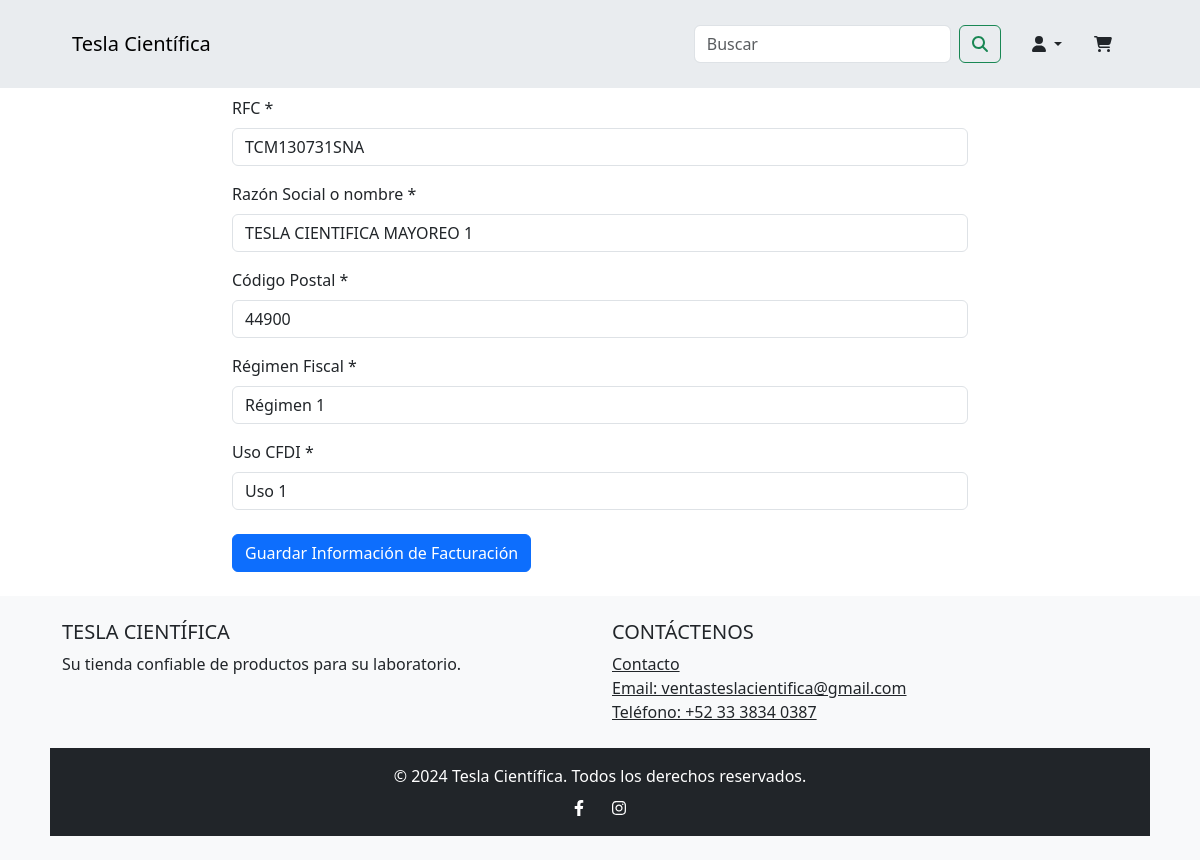
/edit_billing/1?next=/billing-info (signed in), run on the app's committed database.
### app/models.py (models this page shows, shortened)
class Billing(db.Model):
    id = db.Column(db.Integer, primary_key=True)
    client_id = db.Column(db.Integer, db.ForeignKey("client.id"), nullable=False)
    rfc = db.Column(db.String(13), nullable=False)
    razon_social = db.Column(db.String(100), nullable=False)
    regimen_fiscal = db.Column(db.String(100), nullable=False)
    uso_cfdi = db.Column(db.String(100), nullable=False)
    cp = db.Column(db.String(5), nullable=False)
    is_deleted = db.Column(db.Boolean, default=False, server_default="0")

### app/routes.py (the view, shortened to what this page needs)
@main.route("/edit_billing/<int:id>", methods=["GET", "POST"])
def edit_billing(id):
    if not current_user.is_authenticated:
        return redirect(url_for("main.index"))
    address = Billing.query.get_or_404(id)
    if address.client_id != current_user.id:
        return redirect(url_for("main.index"))
    form = BillingForm(obj=address)
    return render_template("edit_billing.html", form=form)

### app/forms.py
class BillingForm(FlaskForm):
    rfc = StringField("RFC *", validators=[DataRequired(), Length(max=13)], default="")
    razon_social = StringField(
        "Razón Social o nombre *", validators=[DataRequired(), Length(max=100)], default=""
    )
    cp = StringField(
        "Código Postal *", validators=[DataRequired(), Length(min=5, max=5)], default="", render_kw={"pattern": "^\\d{5}$", "title": "Verifica el código postal"}
    )
    regimen_fiscal = SelectField(
        "Régimen Fiscal *",
        validators=[DataRequired()],
        choices=[("R1", "Régimen 1"), ("R2", "Régimen 2")],
        default="",
    )
    uso_cfdi = SelectField(
        "Uso CFDI *",
        validators=[DataRequired()],
        choices=[("U1", "Uso 1"), ("U2", "Uso 2")],
        default="",
    )
    submit = SubmitField("Guardar Información de Facturación")

### app/models.py (called while the page is built)
@login_manager.user_loader
def load_user(user_id):
    return Client.query.get(int(user_id))

### app/templates/edit_billing.html (shortened to what this page needs)
{% include "header.html" %} {% block content %}
<main class="mb-4">
  <div class="container">
    <div class="row">
      <div class="col-lg-8 col-md-10 mx-auto">
        <form method="POST">
          <div class="form-group">
            {{ form.rfc.label(class="form-label") }} {{
            form.rfc(class="form-control", id="rfc") }}
          </div>
          <div class="form-group mt-3">
            {{ form.razon_social.label(class="form-label") }} {{
            form.razon_social(class="form-control", id="razon_social") }}
          </div>
          <div class="form-group mt-3">
            {{ form.cp.label(class="form-label") }} {{
            form.cp(class="form-control", id="cp") }}
          </div>
          <div class="form-group mt-3">
            {{ form.regimen_fiscal.label(class="form-label") }} {{
            form.regimen_fiscal(class="form-control", id="regimen_fiscal") }}
          </div>
          <div class="form-group mt-3">
            {{ form.uso_cfdi.label(class="form-label") }} {{
            form.uso_cfdi(class="form-control", id="uso_cfdi") }}
          </div>
          <div class="form-group mt-4">
            {{ form.submit(class="btn btn-primary", type="submit") }}
          </div>
        </form>
      </div>
    </div>
  </div>
</main>
{% endblock %} {% include "footer.html" %}

### app/static/css/styles.css (style rules this page uses)
.btn-primary { background-color: #007bff; border-color: #007bff; color: white; }

### data on the page
Billing: rfc "TCM130731SNA", razon_social "TESLA CIENTIFICA MAYOREO 1", cp "44900", regimen_fiscal "Régimen 1", uso_cfdi "Uso 1"
